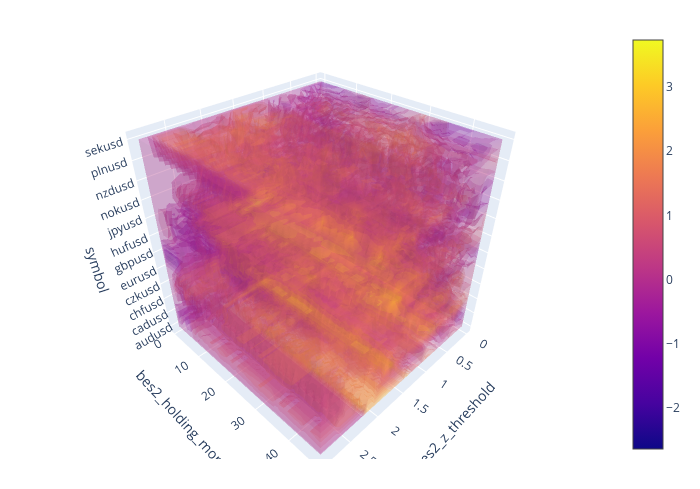

Write notebook code for a chart like this one.
### Code cell
pf2.sharpe_ratio.vbt.volume().show()

### Figure 1 — Plotly figure (JSON) as saved in the notebook; plotly's stock layout.template omitted (floating-point values rounded to 4 significant figures; data arrays with more than 128 entries replaced by an {"elided": "..."} marker saying what was removed)
{"data": [{"colorscale": [[0, "#0d0887"], [0.1111, "#46039f"], [0.2222, "#7201a8"], [0.3333, "#9c179e"], [0.4444, "#bd3786"], [0.5556, "#d8576b"], [0.6667, "#ed7953"], [0.7778, "#fb9f3a"], [0.8889, "#fdca26"], [1, "#f0f921"]], "hovertemplate": "bes2_z_threshold: %{x}<br>bes2_holding_months: %{y}<br>symbol: %{z}<br>value: %{value}<extra></extra>", "opacity": 0.2, "surface": {"count": 15}, "type": "volume", "uid": "100b7343-216f-47e8-8164-2eb287e75c9d", "value": {"elided": "17280 float values"}, "x": {"elided": "17280 float values"}, "y": {"elided": "17280 int values"}, "z": {"elided": "17280 int values"}}], "layout": {"height": 490.0, "legend": {"orientation": "h", "traceorder": "normal", "x": 1, "xanchor": "right", "y": 1.02, "yanchor": "bottom"}, "margin": {"b": 30, "l": 30, "r": 30, "t": 30}, "scene": {"xaxis": {"title": {"text": "bes2_z_threshold"}}, "yaxis": {"title": {"text": "bes2_holding_months"}}, "zaxis": {"tickmode": "array", "ticktext": ["audusd", "cadusd", "chfusd", "czkusd", "eurusd", "gbpusd", "hufusd", "jpyusd", "nokusd", "nzdusd", "plnusd", "sekusd"], "tickvals": [0, 1, 2, 3, 4, 5, 6, 7, 8, 9, 10, 11], "title": {"text": "symbol"}}}, "width": 700}}
